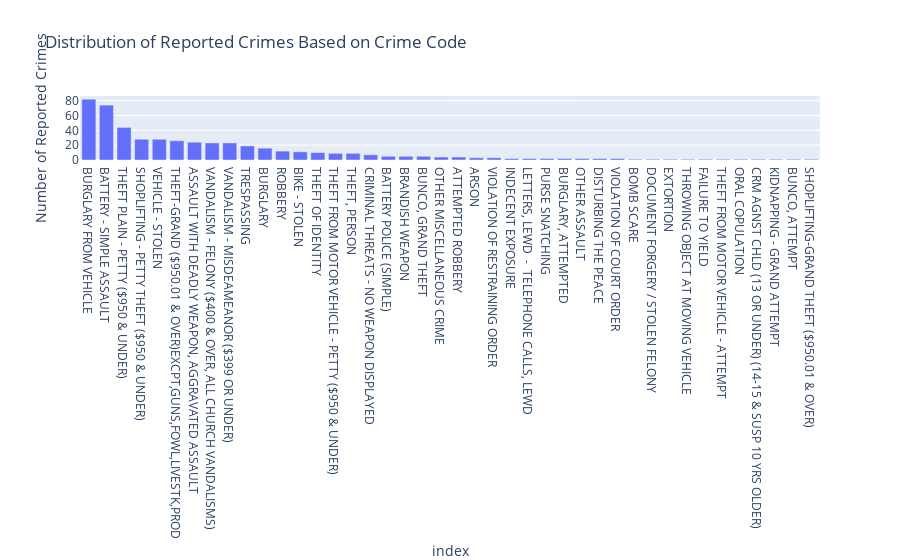

The notebook cell saved with this chart:
### Code cell
#What is the distribution of reported crimes based on Crime Code?
crime_distribution = crime_data['Crm_Cd_Desc'].value_counts()
fig = px.bar(
crime_distribution,
x=crime_distribution.index,
y=crime_distribution.values,
labels={'x': 'Crime Code', 'y': 'Number of Reported Crimes'},
title='Distribution of Reported Crimes Based on Crime Code'
)
fig.show()

### Figure 1 — Plotly figure (JSON) as saved in the notebook; plotly's stock layout.template omitted (floating-point values rounded to 4 significant figures)
{"data": [{"alignmentgroup": "True", "hovertemplate": "index=%{x}<br>Number of Reported Crimes=%{y}<extra></extra>", "legendgroup": "", "marker": {"color": "#636efa", "pattern": {"shape": ""}}, "name": "", "offsetgroup": "", "orientation": "v", "showlegend": false, "textposition": "auto", "type": "bar", "x": ["BURGLARY FROM VEHICLE", "BATTERY - SIMPLE ASSAULT", "THEFT PLAIN - PETTY ($950 & UNDER)", "SHOPLIFTING - PETTY THEFT ($950 & UNDER)", "VEHICLE - STOLEN", "THEFT-GRAND ($950.01 & OVER)EXCPT,GUNS,FOWL,LIVESTK,PROD", "ASSAULT WITH DEADLY WEAPON, AGGRAVATED ASSAULT", "VANDALISM - FELONY ($400 & OVER, ALL CHURCH VANDALISMS)", "VANDALISM - MISDEAMEANOR ($399 OR UNDER)", "TRESPASSING", "BURGLARY", "ROBBERY", "BIKE - STOLEN", "THEFT OF IDENTITY", "THEFT FROM MOTOR VEHICLE - PETTY ($950 & UNDER)", "THEFT, PERSON", "CRIMINAL THREATS - NO WEAPON DISPLAYED", "BATTERY POLICE (SIMPLE)", "BRANDISH WEAPON", "BUNCO, GRAND THEFT", "OTHER MISCELLANEOUS CRIME", "ATTEMPTED ROBBERY", "ARSON", "VIOLATION OF RESTRAINING ORDER", "INDECENT EXPOSURE", "LETTERS, LEWD  -  TELEPHONE CALLS, LEWD", "PURSE SNATCHING", "BURGLARY, ATTEMPTED", "OTHER ASSAULT", "DISTURBING THE PEACE", "VIOLATION OF COURT ORDER", "BOMB SCARE", "DOCUMENT FORGERY / STOLEN FELONY", "EXTORTION", "THROWING OBJECT AT MOVING VEHICLE", "FAILURE TO YIELD", "THEFT FROM MOTOR VEHICLE - ATTEMPT", "ORAL COPULATION", "CRM AGNST CHLD (13 OR UNDER) (14-15 & SUSP 10 YRS OLDER)", "KIDNAPPING - GRAND ATTEMPT", "BUNCO, ATTEMPT", "SHOPLIFTING-GRAND THEFT ($950.01 & OVER)"], "xaxis": "x", "y": [82, 74, 44, 28, 28, 26, 24, 23, 23, 19, 16, 12, 11, 10, 9, 9, 7, 5, 5, 5, 4, 4, 3, 3, 2, 2, 2, 2, 2, 2, 2, 1, 1, 1, 1, 1, 1, 1, 1, 1, 1, 1], "yaxis": "y"}], "layout": {"barmode": "relative", "legend": {"tracegroupgap": 0}, "title": {"text": "Distribution of Reported Crimes Based on Crime Code"}, "xaxis": {"anchor": "y", "domain": [0, 1], "title": {"text": "index"}}, "yaxis": {"anchor": "x", "domain": [0, 1], "title": {"text": "Number of Reported Crimes"}}}}
